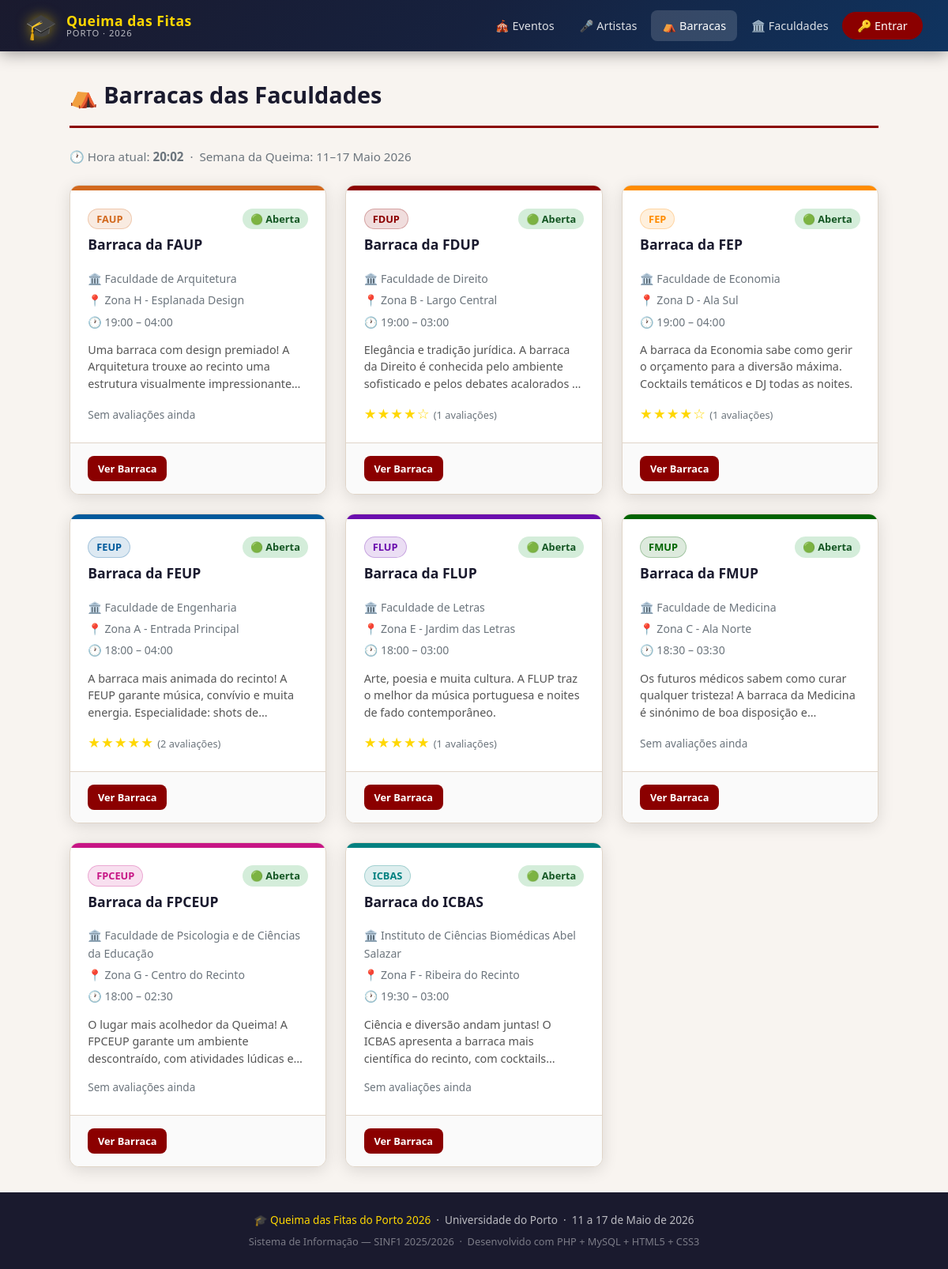
Screenshot of /barracas.php with the database file from the repository.
### tables this page shows
CREATE TABLE IF NOT EXISTS barracas (
    id INT AUTO_INCREMENT PRIMARY KEY,
    nome VARCHAR(150) NOT NULL,
    faculdade_id INT NOT NULL,
    localizacao VARCHAR(200),              
    hora_abertura TIME,
    hora_fecho TIME,
    descricao TEXT,
    FOREIGN KEY (faculdade_id) REFERENCES faculdades(id) ON DELETE CASCADE
);

CREATE TABLE IF NOT EXISTS faculdades (
    id INT AUTO_INCREMENT PRIMARY KEY,
    nome VARCHAR(150) NOT NULL,
    sigla VARCHAR(20) NOT NULL UNIQUE,     
    descricao TEXT,
    cor VARCHAR(7) DEFAULT '#8B0000'       
);

### DataAccessLayer.php (called while the page is built, shortened)
<?php
class DAL {
    private $conn;
    function __construct() {
        $this->conn = new PDO(
            'mysql:host=localhost;dbname=queima_fitas;charset=utf8mb4',
            'root',
            ''
        );
        $this->conn->setAttribute(PDO::ATTR_ERRMODE, PDO::ERRMODE_EXCEPTION);
        $this->conn->setAttribute(PDO::ATTR_DEFAULT_FETCH_MODE, PDO::FETCH_ASSOC);
    }
    function getAllBarracas() {
        return $this->conn->query("
            SELECT b.*, f.nome as faculdade_nome, f.sigla as faculdade_sigla, f.cor as faculdade_cor,
                   COALESCE(AVG(r.nota), 0) as media_rating,
                   COUNT(r.id) as total_ratings
            FROM barracas b
            JOIN faculdades f ON b.faculdade_id = f.id
            LEFT JOIN ratings_barracas r ON b.id = r.barraca_id
            GROUP BY b.id
            ORDER BY b.nome
        ")->fetchAll();
    }
}
?>

### barracas.php (the view, shortened to what this page needs)
<?php
require_once 'BusinessLogicLayer.php';
$barracas = getBarracas();
include 'includes/header.php';
?>
<div class="container">
    <div class="section-header">
        <h2>⛺ Barracas das Faculdades</h2>
    </div>
    <p style="color:var(--cor-cinza);margin-bottom:1.5rem;font-size:0.95rem;">
        🕐 Hora atual: <strong><?= date('H:i') ?></strong>
        &nbsp;·&nbsp; Semana da Queima: 11–17 Maio 2026
    </p>
    <?php if (empty($barracas)): ?>
        <div class="alert alert-info">Nenhuma barraca registada.</div>
    <?php else: ?>
    <div class="grid">
        <?php foreach ($barracas as $barraca):
            $aberta = barracaEstaAberta($barraca['hora_abertura'], $barraca['hora_fecho']);
        ?>
        <div class="card" onclick="location.href='barraca_detalhe.php?id=<?= $barraca['id'] ?>'" style="cursor:pointer;">
            <div class="barraca-cor-barra" style="background:<?= htmlspecialchars($barraca['faculdade_cor']) ?>;"></div>
            <div class="card-body">
                <div style="display:flex;justify-content:space-between;align-items:flex-start;margin-bottom:0.5rem;">
                    <span style="background:<?= $barraca['faculdade_cor'] ?>22;color:<?= $barraca['faculdade_cor'] ?>;border:1px solid <?= $barraca['faculdade_cor'] ?>44;border-radius:20px;padding:2px 10px;font-size:0.8rem;font-weight:700;">
                        <?= htmlspecialchars($barraca['faculdade_sigla']) ?>
                    </span>
                    <span class="barraca-status <?= $aberta ? 'aberta' : 'fechada' ?>">
                        <?= $aberta ? '🟢 Aberta' : '🔴 Fechada' ?>
                    </span>
                </div>
                <h3 class="card-title"><?= htmlspecialchars($barraca['nome']) ?></h3>
                <div class="card-meta">
                    <span>🏛️ <?= htmlspecialchars($barraca['faculdade_nome']) ?></span>
                    <span>📍 <?= htmlspecialchars($barraca['localizacao']) ?></span>
                    <span>🕐 <?= substr($barraca['hora_abertura'],0,5) ?> – <?= substr($barraca['hora_fecho'],0,5) ?></span>
                </div>
                <p class="card-desc"><?= htmlspecialchars($barraca['descricao']) ?></p>
                <div style="margin-top:0.8rem;">
                    <?php if ($barraca['total_ratings'] > 0): ?>
                        <?= renderStars($barraca['media_rating'], $barraca['total_ratings']) ?>
                    <?php else: ?>
                        <span style="color:var(--cor-cinza);font-size:0.85rem;">Sem avaliações ainda</span>
                    <?php endif; ?>
                </div>
            </div>
            <div class="card-footer">
                <a href="barraca_detalhe.php?id=<?= $barraca['id'] ?>" class="btn btn-primary btn-sm" onclick="event.stopPropagation();">Ver Barraca</a>
            </div>
        </div>
        <?php endforeach; ?>
    </div>
    <?php endif; ?>
</div>
<?php include 'includes/footer.php'; ?>

### BusinessLogicLayer.php (shortened to what this page needs)
<?php
require_once 'DataAccessLayer.php';
function getBarracas() {
    try { return (new DAL())->getAllBarracas(); } catch (Exception $e) { return []; }
}
function barracaEstaAberta($hora_abertura, $hora_fecho) {
    $agora      = date('H:i:s');
    $abertura   = substr($hora_abertura, 0, 8);
    $fecho      = substr($hora_fecho, 0, 8);
    if ($fecho < $abertura) {
        return ($agora >= $abertura || $agora <= $fecho);
    }
    return ($agora >= $abertura && $agora <= $fecho);
}
function renderStars($media, $total = null) {
    $cheias = round($media);
    $html   = '<span class="stars">' . str_repeat('★', $cheias) . str_repeat('☆', 5 - $cheias) . '</span>';
    if ($total !== null) {
        $html .= ' <small class="rating-count">(' . $total . ' avaliações)</small>';
    }
    return $html;
}

### style.css (style rules this page uses)
:root { --cor-primaria: #8B0000; --cor-secundaria: #FFD700; --cor-escura: #1a1a2e; --cor-clara: #f8f4f0; --cor-texto: #2c2c2c; --cor-cinza: #6c757d; --cor-borda: #e0d5c8; --sombra: 0 4px 20px rgba(0,0,0,0.12); --sombra-hover: 0 8px 30px rgba(0,0,0,0.20); --raio: 12px; --transicao: all 0.3s ease; }
* { margin: 0; padding: 0; box-sizing: border-box; }
body { font-family: 'Segoe UI', Tahoma, Geneva, Verdana, sans-serif; background-color: var(--cor-clara); color: var(--cor-texto); line-height: 1.6; min-height: 100vh; display: flex; flex-direction: column; }
a { color: var(--cor-primaria); text-decoration: none; transition: var(--transicao); }
.container { max-width: 1200px; margin: 0 auto; padding: 2rem 1.5rem; flex: 1; }
.grid { display: grid; grid-template-columns: repeat(auto-fill, minmax(320px, 1fr)); gap: 1.5rem; margin-top: 1.5rem; }
.section-header { display: flex; align-items: center; justify-content: space-between; margin-bottom: 1.5rem; padding-bottom: 1rem; border-bottom: 3px solid var(--cor-primaria); }
.section-header h2 { font-size: 1.8rem; color: var(--cor-escura); display: flex; align-items: center; gap: 0.5rem; }
.card { background: white; border-radius: var(--raio); box-shadow: var(--sombra); overflow: hidden; transition: var(--transicao); display: flex; flex-direction: column; border: 1px solid var(--cor-borda); }
.card-body { padding: 1.4rem; flex: 1; display: flex; flex-direction: column; }
.card-title { font-size: 1.1rem; font-weight: 700; color: var(--cor-escura); margin-bottom: 0.5rem; line-height: 1.3; }
.card-meta { display: flex; flex-direction: column; gap: 0.3rem; margin: 0.8rem 0; font-size: 0.88rem; color: var(--cor-cinza); }
.card-meta span { display: flex; align-items: center; gap: 6px; }
.card-desc { font-size: 0.9rem; color: #555; flex: 1; line-height: 1.5; display: -webkit-box; -webkit-line-clamp: 3; -webkit-box-orient: vertical; overflow: hidden; }
.card-footer { padding: 1rem 1.4rem; background: #fafafa; border-top: 1px solid var(--cor-borda); display: flex; align-items: center; justify-content: space-between; flex-wrap: wrap; gap: 0.5rem; }
.barraca-cor-barra { height: 6px; }
.barraca-status { display: inline-flex; align-items: center; gap: 4px; font-size: 0.8rem; font-weight: 600; padding: 3px 10px; border-radius: 20px; }
.barraca-status.aberta { background: #d4edda; color: #155724; }
.btn { display: inline-flex; align-items: center; gap: 6px; padding: 0.6rem 1.4rem; border-radius: 8px; font-size: 0.9rem; font-weight: 600; cursor: pointer; border: none; transition: var(--transicao); text-decoration: none; white-space: nowrap; }
.btn-primary { background: var(--cor-primaria); color: white; }
.btn-sm { padding: 0.35rem 0.8rem; font-size: 0.8rem; }
.stars { color: var(--cor-secundaria); font-size: 1.1rem; letter-spacing: 1px; }
.rating-count { color: var(--cor-cinza); font-size: 0.8rem; }

### rows the page displays
barracas: faculdade.sigla "FAUP", shows "🟢 Aberta", nome "Barraca da FAUP", faculdade.nome "Faculdade de Arquitetura", localizacao "Zona H - Esplanada Design", hora_abertura "19:00", hora_fecho "04:00", descricao "Uma barraca com design premiado! A Arquitetura trouxe ao recinto uma estrutura visualmente…", shows "Sem avaliações ainda"
barracas: faculdade.sigla "FDUP", shows "🟢 Aberta", nome "Barraca da FDUP", faculdade.nome "Faculdade de Direito", localizacao "Zona B - Largo Central", hora_abertura "19:00", hora_fecho "03:00", descricao "Elegância e tradição jurídica. A barraca da Direito é conhecida pelo ambiente sofisticado e pelos debates acalorados…", cheias "★★★★", cheias "☆", total "1"
barracas: faculdade.sigla "FEP", shows "🟢 Aberta", nome "Barraca da FEP", faculdade.nome "Faculdade de Economia", localizacao "Zona D - Ala Sul", hora_abertura "19:00", hora_fecho "04:00", descricao "A barraca da Economia sabe como gerir o orçamento para a diversão máxima. Cocktails temáticos e DJ todas as noites.", cheias "★★★★", cheias "☆", total "1"
barracas: faculdade.sigla "FEUP", shows "🟢 Aberta", nome "Barraca da FEUP", faculdade.nome "Faculdade de Engenharia", localizacao "Zona A - Entrada Principal", hora_abertura "18:00", hora_fecho "04:00", descricao "A barraca mais animada do recinto! A FEUP garante música, convívio e muita energia. Especialidade: shots…", cheias "★★★★★", total "2"
barracas: faculdade.sigla "FLUP", shows "🟢 Aberta", nome "Barraca da FLUP", faculdade.nome "Faculdade de Letras", localizacao "Zona E - Jardim das Letras", hora_abertura "18:00", hora_fecho "03:00", descricao "Arte, poesia e muita cultura. A FLUP traz o melhor da música portuguesa e noites de fado contemporâneo.", cheias "★★★★★", total "1"
barracas: faculdade.sigla "FMUP", shows "🟢 Aberta", nome "Barraca da FMUP", faculdade.nome "Faculdade de Medicina", localizacao "Zona C - Ala Norte", hora_abertura "18:30", hora_fecho "03:30", descricao "Os futuros médicos sabem como curar qualquer tristeza! A barraca da Medicina é sinónimo de boa disposição…", shows "Sem avaliações ainda"
barracas: faculdade.sigla "FPCEUP", shows "🟢 Aberta", nome "Barraca da FPCEUP", faculdade.nome "Faculdade de Psicologia e de Ciências da Educação", localizacao "Zona G - Centro do Recinto", hora_abertura "18:00", hora_fecho "02:30", descricao "O lugar mais acolhedor da Queima! A FPCEUP garante um ambiente descontraído, com atividades lúdicas…", shows "Sem avaliações ainda"
barracas: faculdade.sigla "ICBAS", shows "🟢 Aberta", nome "Barraca do ICBAS", faculdade.nome "Instituto de Ciências Biomédicas Abel Salazar", localizacao "Zona F - Ribeira do Recinto", hora_abertura "19:30", hora_fecho "03:00", descricao "Ciência e diversão andam juntas! O ICBAS apresenta a barraca mais científica do recinto, com…", shows "Sem avaliações ainda"
